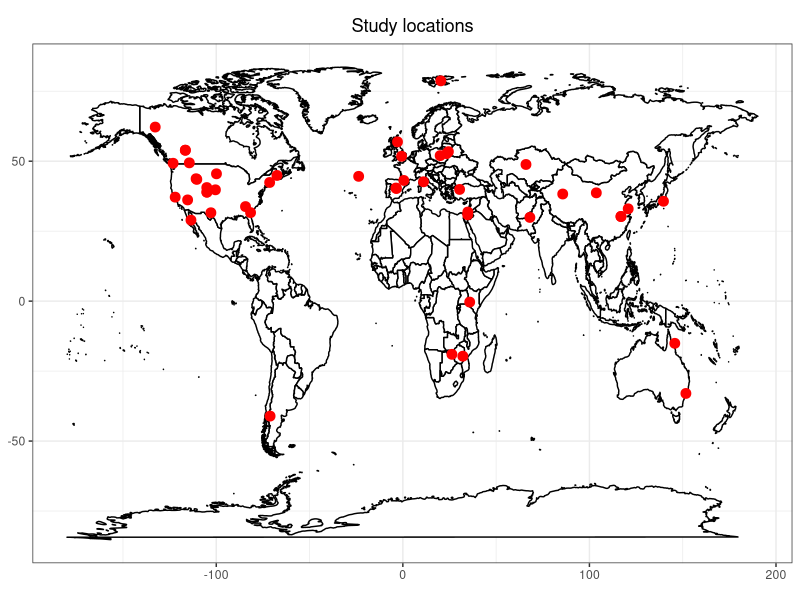
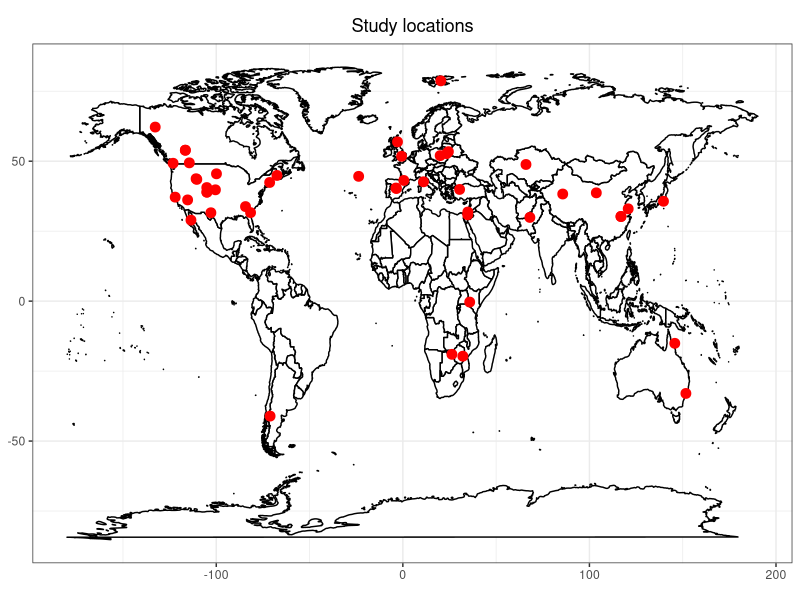

These charts were generated, in order, by the following R code:
setwd("./meta-analysis")

library(stringr)
library(dplyr)
library(tidyr)

studies <- read.csv("data/chapter-1_covariates.csv")

head(studies)

studies$lat
studies$lon

# cleaning lat and lon data

## split double data at ; into max and min

studies$max_lat <- str_split(studies$lat, ",", simplify = TRUE)[,1]

studies$min_lat <- str_split(studies$lat, ",", simplify = TRUE)[,2]

studies$max_lon <- str_split(studies$lon, ",", simplify = TRUE)[,1]

studies$min_lon <- str_split(studies$lon, ",", simplify = TRUE)[,2]

# split max lat in degrees and minutes and seconds

studies$deg_max_lat <- str_split(studies$max_lat, " ", simplify = TRUE)[,1]

studies$min_max_lat <- str_split(studies$max_lat, " ", simplify = TRUE)[,2]

studies$sec_max_lat <- str_split(studies$max_lat, " ", simplify = TRUE)[,3]

# split min lat in degrees and minutes and seconds

studies$deg_min_lat <- str_split(studies$min_lat, " ", simplify = TRUE)[,1]

studies$min_min_lat <- str_split(studies$min_lat, " ", simplify = TRUE)[,2]

studies$sec_min_lat <- str_split(studies$min_lat, " ", simplify = TRUE)[,3]

# split max lon in degrees and minutes and seconds

studies$deg_max_lon <- str_split(studies$max_lon, " ", simplify = TRUE)[,1]

studies$min_max_lon <- str_split(studies$max_lon, " ", simplify = TRUE)[,2]

studies$sec_max_lon <- str_split(studies$max_lon, " ", simplify = TRUE)[,3]

# split min lon in degrees and minutes and seconds

studies$deg_min_lon <- str_split(studies$min_lon, " ", simplify = TRUE)[,1]

studies$min_min_lon <- str_split(studies$min_lon, " ", simplify = TRUE)[,2]

studies$sec_min_lon <- str_split(studies$min_lon, " ", simplify = TRUE)[,3]

# fill in NAs with 0

studies[is.na(studies)] <- 0

# fill blanks with 0

studies$deg_max_lat[studies$deg_max_lat == ""] <- 0
studies$min_max_lat[studies$min_max_lat == ""] <- 0
studies$sec_max_lat[studies$sec_max_lat == ""] <- 0
studies$deg_min_lat[studies$deg_min_lat == ""] <- 0
studies$min_min_lat[studies$min_min_lat == ""] <- 0
studies$sec_min_lat[studies$sec_min_lat == ""] <- 0
studies$deg_max_lon[studies$deg_max_lon == ""] <- 0
studies$min_max_lon[studies$min_max_lon == ""] <- 0
studies$sec_max_lon[studies$sec_max_lon == ""] <- 0
studies$deg_min_lon[studies$deg_min_lon == ""] <- 0
studies$min_min_lon[studies$min_min_lon == ""] <- 0
studies$sec_min_lon[studies$sec_min_lon == ""] <- 0

# conver lat and lon to decimal degrees

studies$lat <- as.numeric(studies$deg_max_lat) + as.numeric(studies$min_max_lat)/60 + as.numeric(studies$sec_max_lat)/3600
studies$lon <- as.numeric(studies$deg_max_lon) + as.numeric(studies$min_max_lon)/60 + as.numeric(studies$sec_max_lon)/3600

# remove old columns

studies <- studies %>% select(-c(max_lat, min_lat, max_lon, min_lon, deg_max_lat, min_max_lat, sec_max_lat, deg_min_lat, min_min_lat, sec_min_lat, deg_max_lon, min_max_lon, sec_max_lon, deg_min_lon, min_min_lon, sec_min_lon))

studies

# plot map

library(ggplot2)

world <- map_data("world")

ggplot() +
  geom_polygon(data = world, aes(x = long, y = lat, group = group), fill = "white", color = "black") +
  geom_point(data = studies, aes(x = lon, y = lat), color = "red", size = 3) +
  theme_bw() +
  theme(axis.title = element_blank()) +
  coord_fixed(ratio = 1.5) +
  labs(title = "Study locations") +
  theme(plot.title = element_text(hjust = 0.5))

ggsave("map.png", width = 10, height = 6, dpi = 300)
